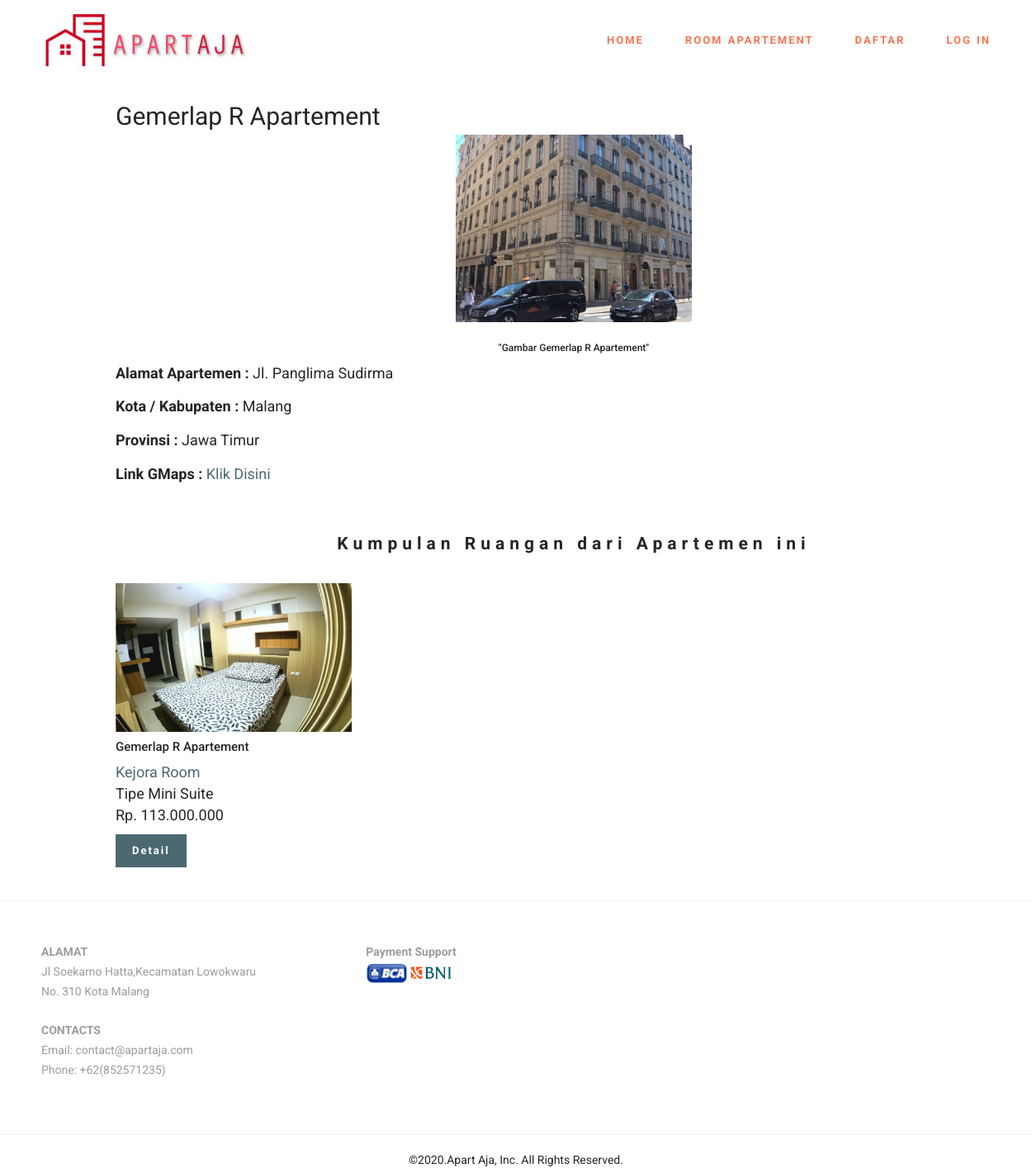
Screenshot of /apartemen/detailApartemen/22 with the database file from the repository.
### tables this page shows
CREATE TABLE `apartemen` (
  `id_apartemen` int(1) NOT NULL,
  `id_pengelola` int(1) NOT NULL,
  `nama_apartemen` varchar(10) NOT NULL,
  `alamat_apartemen` varchar(20) NOT NULL,
  `kota_kabupaten` varchar(20) NOT NULL,
  `provinsi` varchar(20) NOT NULL,
  `gambar_apartemen` text NOT NULL,
  `maps_link` text NOT NULL
);

CREATE TABLE `ruangan_apartemen` (
  `id_ruangan` int(2) NOT NULL,
  `id_apartemen` int(1) NOT NULL,
  `id_pengelola` int(1) NOT NULL,
  `nama_ruangan` varchar(20) NOT NULL,
  `jenis_ruangan` varchar(15) NOT NULL,
  `harga_beli` bigint(7) NOT NULL,
  `detail_ruangan` text NOT NULL,
  `sisa_ruang_apartemen` int(2) NOT NULL,
  `gambar_utama` text NOT NULL
);

### application/controllers/Apartemen.php (called while the page is built, shortened)
<?php
class Apartemen extends CI_Controller
{
    public function __construct()
    {
        $this->load->model('apartemen_model');
        $this->load->model('user_model');
        $this->load->model('ruangan_model');
    }
    public function detailApartemen($id)
    {
        $data['apart'] = $this->apartemen_model->getAllApartemenById($id);
        $data['ruanganapart'] = $this->ruangan_model->getAllRuanganByIdApartemen($id);
        $level = $this->session->userdata('level');
        if ($level == 'user' or $level == 'admin') {
            $this->load->view('templates/header-user', $data);
        } else {
            $this->load->view('templates/header-guest', $data);
        }
        $this->load->view('apartemen/detail', $data);
        $this->load->view('templates/footer');
    }
}

### index.php (called while the page is built, shortened)
<?php
require_once BASEPATH.'core/CodeIgniter.php';

### application/models/Apartemen_model.php (called while the page is built, shortened)
<?php
class apartemen_model extends CI_Model
{
    public function getAllApartemenById($id_apart)
    {
        $query = $this->db->query("SELECT * FROM apartemen as a JOIN pengelola_apartemen pa ON a.id_pengelola = pa.id_pengelola WHERE a.id_apartemen = '$id_apart'");
        return $query->result_array();
    }
}

### application/models/Ruangan_model.php (called while the page is built, shortened)
<?php
class ruangan_model extends CI_Model
{
	public function getAllRuanganByIdApartemen($id_apart)
	{
		$query = $this->db->query("SELECT * FROM ruangan_apartemen as ra JOIN apartemen a ON ra.id_apartemen = a.id_apartemen WHERE ra.id_apartemen = $id_apart");
		return $query->result_array();
	}
}

### application/views/apartemen/detail.php (the view, shortened to what this page needs)
<div class="container" style="padding: 20px; margin: 0 auto ;margin-top:100px;">
    <div class="row">
        <div class="col-md-12" style="margin-left:70px;margin-right:70px;">
            <?php
            foreach ($apart as $apartemen) {
            ?>
                <span style="margin-top:20px;margin-bottom: 20px;font-size: 30px"><?= $apartemen['nama_apartemen'] ?> Apartement</span>
                <div class="card-body" style="font-size: 18px">
                    <div class="card-body">
                        <center>
                            <img style="width:286px;margin-bottom: 15px" src="<?= base_url() ?>assets/img/gambar_apartemen/<?= $apartemen['gambar_apartemen'] ?>" alt="Card image cap">
                        </center>
                        <center>
                            <h5 class="card-title">"Gambar <?= $apartemen['nama_apartemen'] ?> Apartement"</h5>
                        </center>
                        <p class="card-text">
                            <label for=""><b>Alamat Apartemen : </b></label>
                            <?= $apartemen['alamat_apartemen']; ?>
                        </p>
                        <p class="card-text">
                            <label for=""><b>Kota / Kabupaten :</b></label>
                            <?= $apartemen['kota_kabupaten']; ?>
                        </p>
                        <p class="card-text">
                            <label for=""><b>Provinsi :</b></label>
                            <?= $apartemen['provinsi']; ?>
                        </p>
                        <p class="card-text">
                            <label for=""><b>Link GMaps :</b></label>
                            <a target="_blank" style="text-decoration: none" href="<?= $apartemen['maps_link']; ?>">Klik Disini</a>
                        </p>
                        <p class="card-text">
                            <label><b>
                                    <h3>
                                        <center>Kumpulan Ruangan dari Apartemen ini</center>
                                    </h3>
                                </b></label>
                        </p><br>
                        <?php
                        foreach ($ruanganapart as $ruanganApartemen) {
                        ?>
                            <div class="card" onclick="location.href='detail-ruang-apartemen.php?id_ruangan=<?= $ruanganApartemen['id_ruangan'] ?>'" style="width: 18rem;display:inline-block;cursor: pointer">
                                <img style="width:286px;height:180px" src="<?= base_url() ?>assets/img/gambar_ruangan/<?= $ruanganApartemen['gambar_utama'] ?>" alt="Card image cap">
                                <div class="card-body">
                                    <h4 class="card-title"><?= $ruanganApartemen['nama_apartemen'] ?> Apartement</h4>
                                    <p class="card-text"><a style="text-decoration: none;" href="detail-ruang-apartemen.php?id_ruangan=<?= $ruanganApartemen['id_ruangan'] ?>"><?= $ruanganApartemen['nama_ruangan'] ?> Room</a><br>Tipe <?= $ruanganApartemen['jenis_ruangan'] ?><br>Rp. <?= number_format($ruanganApartemen['harga_beli'], 0, ',', '.');; ?></p>
                                    <a href="detail-ruang-apartemen.php?id_ruangan=<?= $ruanganApartemen['id_ruangan'] ?>" class="btn btn-primary">Detail</a>
                                </div>
                            </div>
                        <?php
                        }
                        ?>
                    </div>
                <?php
            }
                ?>
                </div>
        </div>
    </div>
</div>

### assets/mobirise/css/style.css (style rules this page uses)
html { position: relative; min-height: 100%; }

### rows the page displays
apartemen: nama_apartemen "Gemerlap R", gambar_apartemen (picture), alamat_apartemen "Jl. Panglima Sudirma", kota_kabupaten "Malang", provinsi "Jawa Timur"
ruangan_apartemen: gambar_utama (picture), id_apartemen.nama_apartemen "Gemerlap R", nama_ruangan "Kejora", jenis_ruangan "Mini Suite", harga_beli "113.000.000"
